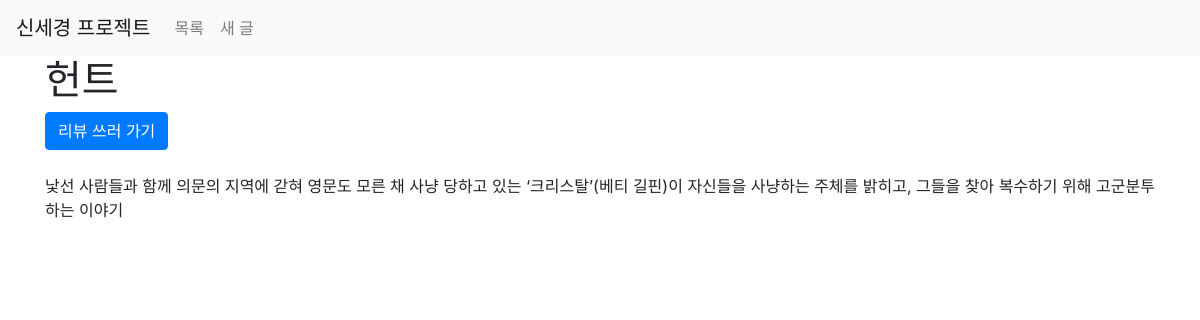
/movies/1/, run on the app's committed database.
### movies/models.py (models this page shows)
class Movie(models.Model):
    title = models.CharField(max_length=100)
    overview = models.TextField(blank=True)
    vote_average = models.IntegerField()
    poster_path = models.CharField(max_length=200, null=True)
    like_users = models.ManyToManyField(settings.AUTH_USER_MODEL, related_name='like_movies', blank=True)

### movies/views.py (the view)
# urls.py: path('<int:movie_id>/', views.movie_detail, name='movie_detail'),
def movie_detail(request, movie_id):
    movie = get_object_or_404(Movie, id=movie_id)
    reviews = movie.review_set.all()
    context = {
        'movie': movie,
        'reviews': reviews
    }
    return render(request, 'movies/movie_detail.html', context)

### movies/templates/movies/movie_detail.html (shortened to what this page needs)
{% extends 'base.html' %}
{% block content %}
<h1>{{ movie.title }}</h1>
<a href="{% url 'movies:review_c' movie.id %}" class="btn btn-primary">리뷰 쓰러 가기</a>
<div id="movie_detail">
  <p>{{ movie.overview }}</p>
</div>
{% endblock %}

### data on the page
Movie: title "헌트", overview "낯선 사람들과 함께 의문의 지역에 갇혀 영문도 모른 채 사냥 당하고 있는 ‘크리스탈’(베티 길핀)이 자신들을 사냥하는 주체를 밝히고, 그들을 찾아 복수하기 위해 고군분투하는 이야기"
